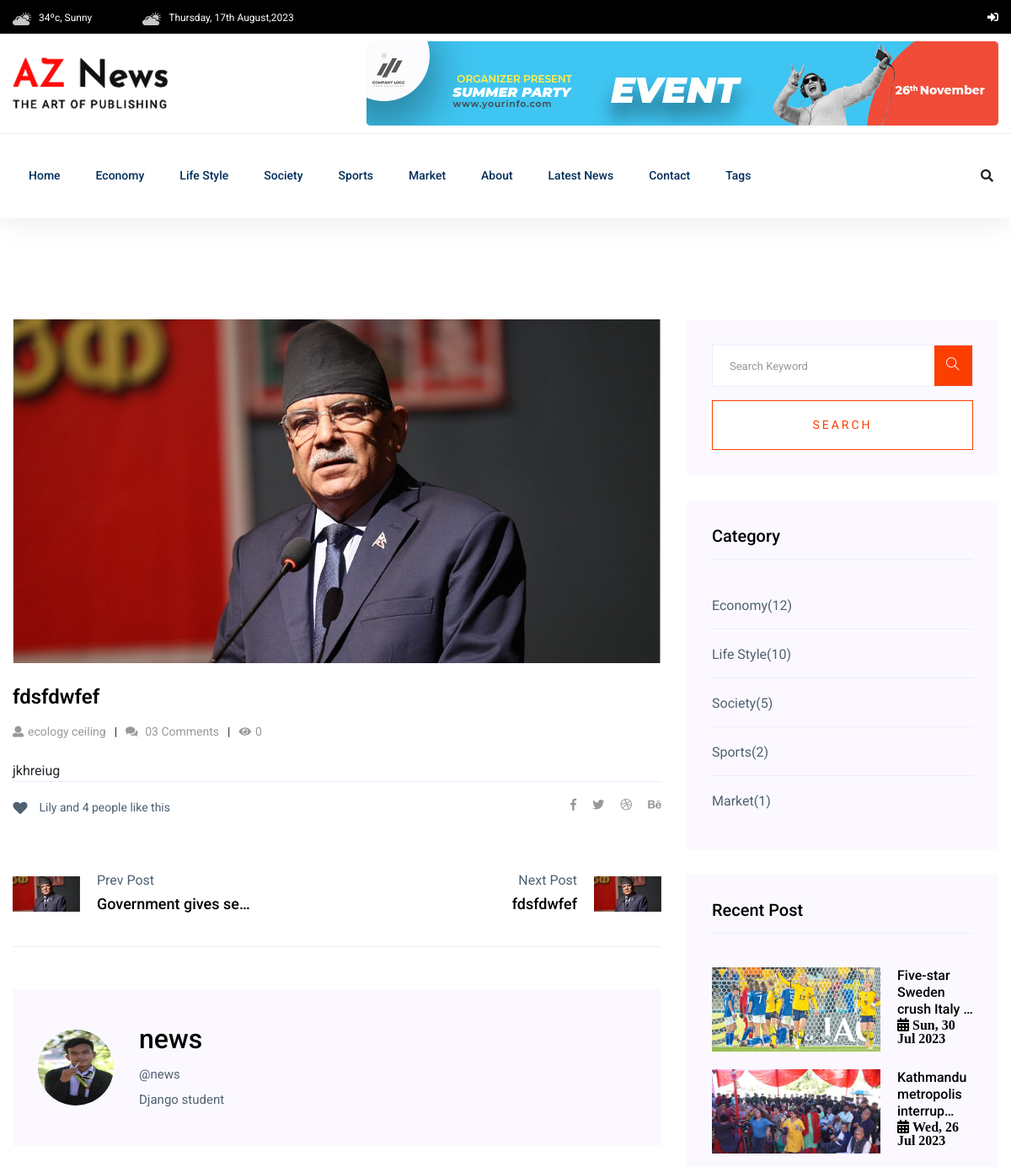
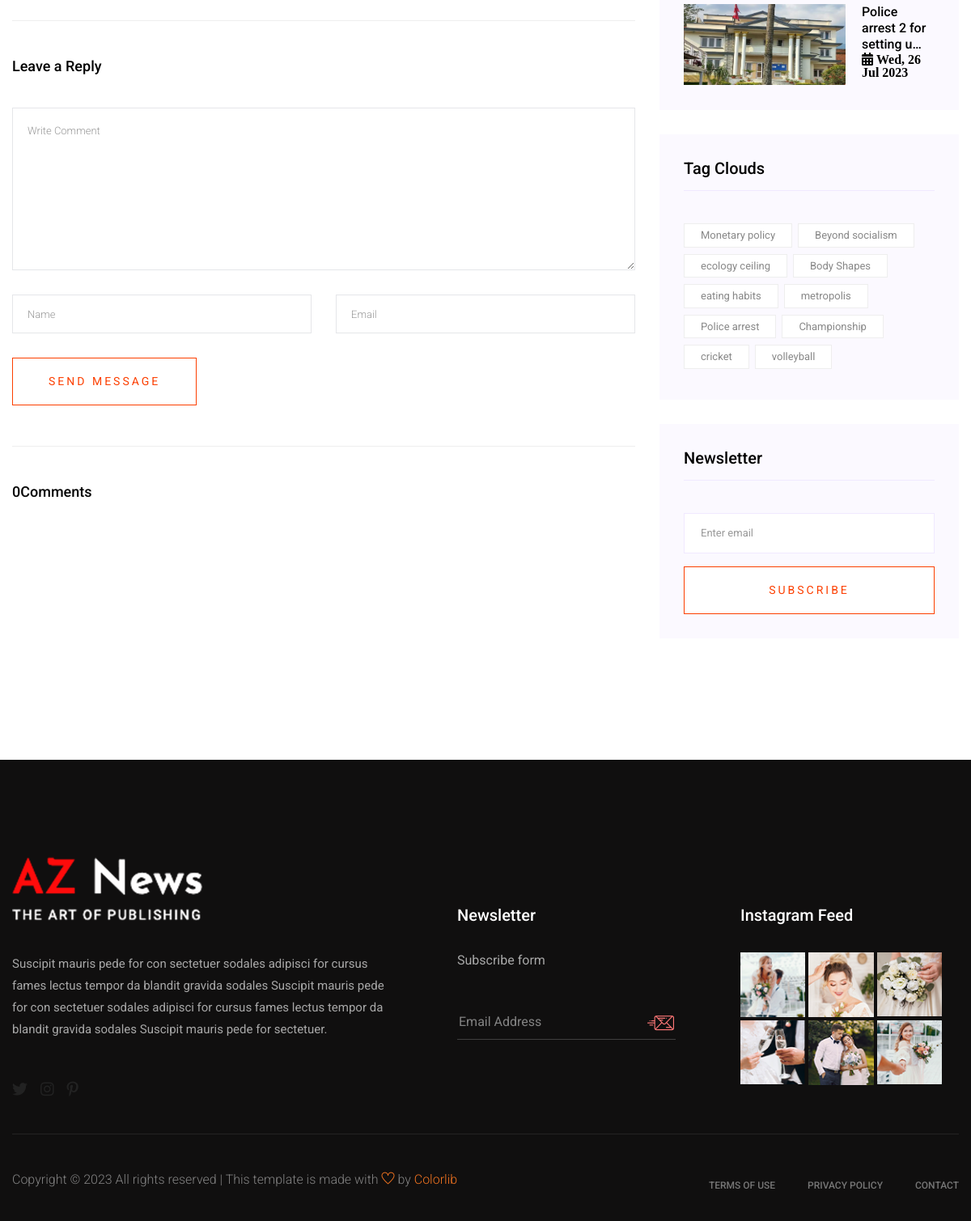
Page /post-detail/20/ on the committed database (2 pictures, top to bottom).
### news_app/models.py (models this page shows, shortened)
class Category(models.Model):
     name = models.CharField(max_length=100)

class Post(models.Model):
     STATUS_CHOICES = [
          ("active", "Active"),
          ("in_active", "Inactive"),
     ]
     title = models.CharField(max_length=255)
     content = models.TextField()
     feature_image = models.ImageField(upload_to="post_images/%Y/%m/%d", blank=False)
     author = models.ForeignKey("auth.User", on_delete=models.CASCADE)
     status = models.CharField(max_length=20, choices=STATUS_CHOICES, default="active")
     views_count = models.PositiveBigIntegerField(default=0)
     published_at = models.DateTimeField(null=True, blank=True)
     category = models.ForeignKey(Category, on_delete=models.CASCADE)
     tag = models.ManyToManyField(Tag)

class Tag(models.Model):
     name = models.CharField(max_length=100)
     def __str__(self):
          return self.name

class UserProfile(models.Model):
     user = models.OneToOneField('auth.User', on_delete=models.CASCADE)
     image = models.ImageField(upload_to="user_images/%Y/%m/%d", blank=False)
     address = models.CharField(max_length=255)
     biography = models.TextField()

### news_app/views.py (the view)
# urls.py: path("post-detail/<int:pk>/", views.PostDetailView.as_view(), name="post-detail"),
class PostDetailView(DetailView):
    model = Post
    template_name = "aznews/detail/detail.html"
    context_object_name = "post"
    paginate_by = 1
    def get_queryset(self):
        query = super().get_queryset()
        query = query.filter(published_at__isnull=False, status="active")
        return query
    def get_context_data(self, **kwargs):
        context = super().get_context_data(**kwargs)
        obj = self.get_object()
        obj.views_count += 1
        obj.save()
        context["previous_post"] = (
            Post.objects.filter(
                published_at__isnull=False, status="active", id__lt=obj.id
            )
            .order_by("-id")
            .first()
        )
        context["next_post"] = (
            Post.objects.filter(
                published_at__isnull=False, status="active", id__gt=obj.id
            )
            .order_by("id")
            .first()
        )
        return context

### news_app/navbar.py (called while the page is built)
def navigation(request):
     categories = Category.objects.all()[:5]
     tags = Tag.objects.all()[:10]
     trending_posts = Post.objects.filter(published_at__isnull = False, status = "active").order_by("-views_count")[:3]
     return{
          "categories":categories,
          "tags":tags,
          "trending_posts":trending_posts,
     }

### templates/aznews/detail/detail.html
{% extends "aznews/base.html" %}
{% load static %}
{% block content %}
<section class="blog_area single-post-area section-padding">
<div class="container">
<div class="row">
<div class="col-lg-8 posts-list">
     {% include "aznews/detail/left/post_detail.html" %}
     {% include "aznews/detail/left/post_nav.html" %}
     {% include "aznews/detail/left/author.html" %}
     {% include "aznews/detail/left/comment_form.html" %}
     {% include "aznews/detail/left/comment_list.html" %}
</div>
<div class="col-lg-4">
     <div class="blog_right_sidebar">
          {% include "aznews/list/right/search_form.html" %}
          {% include "aznews/list/right/category.html" %}
          {% include "aznews/list/right/popular_posts.html" %}
          {% include "aznews/list/right/tags.html" %}
          {% include "aznews/list/right/newsletter.html" %}
     </div>
</div>
</div>
</div>
</section>
{% endblock content %}

### templates/aznews/header.html (shortened to what this page needs)
{% load static %}
<header>
    <div class="header-area">
        <div class="main-header ">
            <div class="header-top black-bg d-none d-md-block">
                <div class="container">
                    <div class="col-xl-12">
                        <div class="row d-flex justify-content-between align-items-center">
                            <div class="header-info-left">
                                <ul>
                                    <li><img src="{% static 'aznews/assets/img/icon/header_icon1.png' %}" alt="">34ºc,
                                        Sunny </li>
                                    <li><img src="{% static 'aznews/assets/img/icon/header_icon1.png' %}"
                                            alt="">{% now 'l, jS F,Y' %}</li>
                                </ul>
                            </div>
                            <div class="header-info-right">
                                <ul class="header-social">
                                    {% if user.is_authenticated %}
                                    <li><a href="{% url 'report:users' %}" title="Dowmload Users"><i class="fas fa-download"></i></a></li>
                                    <li><a href="{% url 'report:post-pdf-download' %}" title="Dowmload PDF"><i class="fas fa-arrow-alt-circle-down"></i></a></li>
                                    <li><a href="{% url 'report:post-pdf-view' %}" title="View PDF"><i class="far fa-file-pdf"></i></a></li>
                                    <li><a href="https://twitter.com/aznews_tv"><i class="fab fa-twitter"></i></a></li>
                                    <li><a href="https://www.instagram.com/aznews.ant/"><i class="fab fa-instagram"></i></a></li>
                                    <li> <a href="#"><i class="fab fa-pinterest-p"></i></a></li>
                                    <li><a href="{%url 'news_admin:post-create' %}"><i class="fas fa-plus"></i></a></li>
                                    <li><a href="{%url 'news_admin:draft-list' %}"><i class="fas fa-paste"></i></a></li>
                                    <li><a href="{%url 'logout' %}"><i class="fas fa-sign-out-alt"></i></a></li>
                                    {% else %}
                                    <li><a href="{%url 'login' %}"><i class="fas fa-sign-in-alt"></i></a></li>
                                    {% endif %}
                                </ul>
                            </div>
                        </div>
                    </div>
                </div>
            </div>
            <div class="header-mid d-none d-md-block">
                <div class="container">
                    <div class="row d-flex align-items-center">
                        <div class="col-xl-3 col-lg-3 col-md-3">
                            <div class="logo">
                                <a href="/"><img src="{% static 'aznews/assets/img/logo/logo.png' %}" alt=""></a>
                            </div>
                        </div>
                        <div class="col-xl-9 col-lg-9 col-md-9">
                            <div class="header-banner f-right ">
                                <img src="{% static 'aznews/assets/img/hero/header_card.jpg' %}" alt="">
                            </div>
                        </div>
                    </div>
                </div>
            </div>
            <div class="header-bottom header-sticky">
                <div class="container">
                    <div class="row align-items-center">
                        <div class="col-xl-10 col-lg-10 col-md-12 header-flex">
                            <div class="main-menu d-none d-md-block">
                                <nav>
                                    <ul id="navigation">
                                        <li><a href="/">Home</a></li>
                                        {% for category in categories %}
                                        <li><a
                                                href="{% url 'post-by-category' category.id %}">{{category.name|title}}</a>
                                        </li>
                                        {% endfor %}
                                        <li><a href="{% url 'about' %}">About</a></li>
                                        <li><a href="{% url 'post-list' %}">Latest News</a></li>
                                        <li><a href="{% url 'contact' %}">Contact</a></li>
                                        <li><a href="#">Tags</a>
                                        </li>
                                    </ul>
                                </nav>
                            </div>
                        </div>
                        <div class="col-xl-2 col-lg-2 col-md-4">
                            <div class="header-right-btn f-right d-none d-lg-block">
                                <i class="fas fa-search special-tag"></i>
                            </div>
                        </div>
                        <div class="col-12">
                        </div>
                    </div>
                </div>
            </div>
        </div>
    </div>
</header>

### templates/aznews/detail/left/post_detail.html
{% load static %}
<div class="single-post">
     <div class="feature-img">
     <img class="img-fluid" src="{{ post.feature_image.url }}" alt="{{ post.title}}">
     </div>
     <div class="blog_details">
     <h2>{{ post.title}}</h2>
     <ul class="blog-info-link mt-3 mb-4">
          <li><a href="#"><i class="fa fa-user"></i>{{ post.tag.all|join:","}}</a></li>
          <li><a href="#"><i class="fa fa-comments"></i> 03 Comments</a></li>
          <li><a href="#"><i class="fa fa-eye"></i>{{post.views_count}}</a></li>
     </ul>
    {{ post.content|safe}}
     </div>
</div>

### templates/aznews/detail/left/post_nav.html (shortened to what this page needs)
{% load static %}
<div class="navigation-top">
     <div class="d-sm-flex justify-content-between text-center">
     <p class="like-info"><span class="align-middle"><i class="fa fa-heart"></i></span> Lily and 4
          people like this</p>
     <div class="col-sm-4 text-center my-2 my-sm-0">
     </div>
     <ul class="social-icons">
          <li><a href="#"><i class="fab fa-facebook-f"></i></a></li>
          <li><a href="#"><i class="fab fa-twitter"></i></a></li>
          <li><a href="#"><i class="fab fa-dribbble"></i></a></li>
          <li><a href="#"><i class="fab fa-behance"></i></a></li>
     </ul>
     </div>
     <div class="navigation-area">
     <div class="row">
          <div class="col-lg-6 col-md-6 col-12 nav-left flex-row d-flex justify-content-start align-items-center">
               {% if previous_post %}
               <div class="thumb">
                    <a href="{% url 'post-detail' previous_post.pk %}">
                         <img class="img-fluid" src="{{ previous_post.feature_image.url}}" alt="{{previous_post.title}}"height="80px" width="80px">
                    </a>
               </div>
               <div class="arrow">
                    <a href="{% url 'post-detail' previous_post.pk %}">
                    </a>
               </div>
               <div class="detials">
                    <p>Prev Post</p>
                    <a href="{% url 'post-detail' previous_post.pk %}">
                         <h4>{{previous_post.title|truncatechars:20}}</h4>
                    </a>
               </div>
               {% endif %}
          </div>
          <div class="col-lg-6 col-md-6 col-12 nav-right flex-row d-flex justify-content-end align-items-center">
               {% if next_post %}
               <div class="detials">
                    <p>Next Post</p>
                    <a href="{% url 'post-detail' next_post.pk %}">
                         <h4>{{next_post.title|truncatechars:20}}</h4>
                    </a>
               </div>
               <div class="arrow">
                    <a href="{% url 'post-detail' next_post.pk %}">
                    </a>
               </div>
               <div class="thumb">
                    <a href="{% url 'post-detail' next_post.pk %}">
                         <img class="img-fluid" src="{{ next_post.feature_image.url}}" alt="{{next_post.title}}" height="80px" width="80px">
                    </a>
               </div>
               {% endif %}
          </div>
     </div>
     </div>
</div>

### templates/aznews/detail/left/author.html
{% load static %}
<div class="blog-author">
     <div class="media align-items-center">
     <img src="{{post.author.userprofile.image.url}}" alt="{{post.autor.username}}">
     <div class="media-body">
          <a href="#">
          <h2>{{post.author.get_full_name|default:post.author.username}}</h2>
          </a>
          <p>@{{post.author.username}}</p>
          <p>{{post.author.userprofile.biography}}</p>
     </div>
     </div>
</div>

### templates/aznews/detail/left/comment_list.html (shortened to what this page needs)
{% load static %}
<div class="comments-area">
     <h4>{{post.comment_set.count}}Comments</h4>
</div>

### templates/aznews/list/right/category.html
{% load static %}
<aside class="single_sidebar_widget post_category_widget">
     <h4 class="widget_title">Category</h4>
     <ul class="list cat-list">
          {% for category in categories %}
          <li>
               <a href="#" class="d-flex">
                    <p>{{category.name|title}}</p>
                    <p>({{category.post_set.count}})</p>
               </a>
          </li>
          {% endfor %}
     </ul>
</aside>

### templates/aznews/list/right/popular_posts.html
{% load static %}
<aside class="single_sidebar_widget popular_post_widget">
     <h3 class="widget_title">Recent Post</h3>
     {% for trending_post in trending_posts %}
     <div class="media post_item">
          <a href="{% url 'post-detail' trending_post.pk %}"><img src="{{trending_post.feature_image.url}}" alt="{{trending_post.title}}" width="200px" height="100px"></a>
          <div class="media-body">
               <a href="{% url 'post-detail' trending_post.pk %}">
                    <h3>{{trending_post.title |truncatechars:30}}<br><i class="fa fa-calendar-alt">{{trending_post.published_at|date:" D, j M Y"}}</i></h3>
               </a>
          </div>
     </div>
     {% endfor %}
</aside>

### templates/aznews/list/right/tags.html
{% load static %}
<aside class="single_sidebar_widget tag_cloud_widget">
     <h4 class="widget_title">Tag Clouds</h4>
     <ul class="list">
          {% for tag in tags %}
          <li>
               <a href="#">{{tag.name}}</a>
          </li>
          {% endfor %}
     </ul>
</aside>

### rows in the picture
Category: name "Economy", post_set.count "12"
Category: name "Life Style", post_set.count "10"
Category: name "Society", post_set.count "5"
Category: name "Sports", post_set.count "2"
Category: name "Market", post_set.count "1"
Post: feature_image (picture), title "fdsfdwfef", tag.all "ecology ceiling", views_count "0", content "jkhreiug", author.userprofile.image (picture), author.get_full_name "news", author.username "news", author.userprofile.biography "Django student", comment_set.count "0"
Post: feature_image (picture), title "Government gives se…"
Post: title "fdsfdwfef", feature_image (picture)
Post: feature_image (picture), title "Five-star Sweden crush Italy …", published_at "Sun, 30 Jul 2023"
Post: feature_image (picture), title "Kathmandu metropolis interrup…", published_at "Wed, 26 Jul 2023"
Post: feature_image (picture), title "Police arrest 2 for setting u…", published_at "Wed, 26 Jul 2023"
Tag: name "Monetary policy"
Tag: name "Beyond socialism"
Tag: name "ecology ceiling"
Tag: name "Body Shapes"
Tag: name "eating habits"
Tag: name "metropolis"
Tag: name "Police arrest"
Tag: name "Championship"
Tag: name "cricket"
Tag: name "volleyball"
